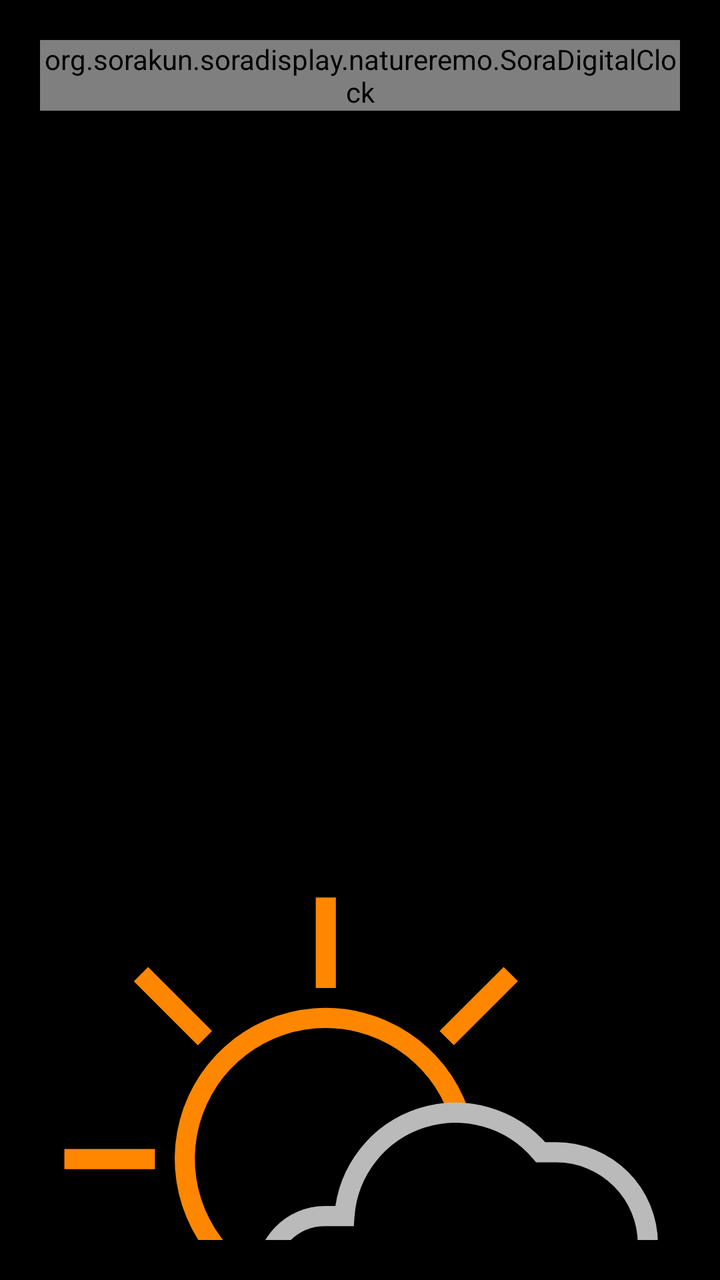
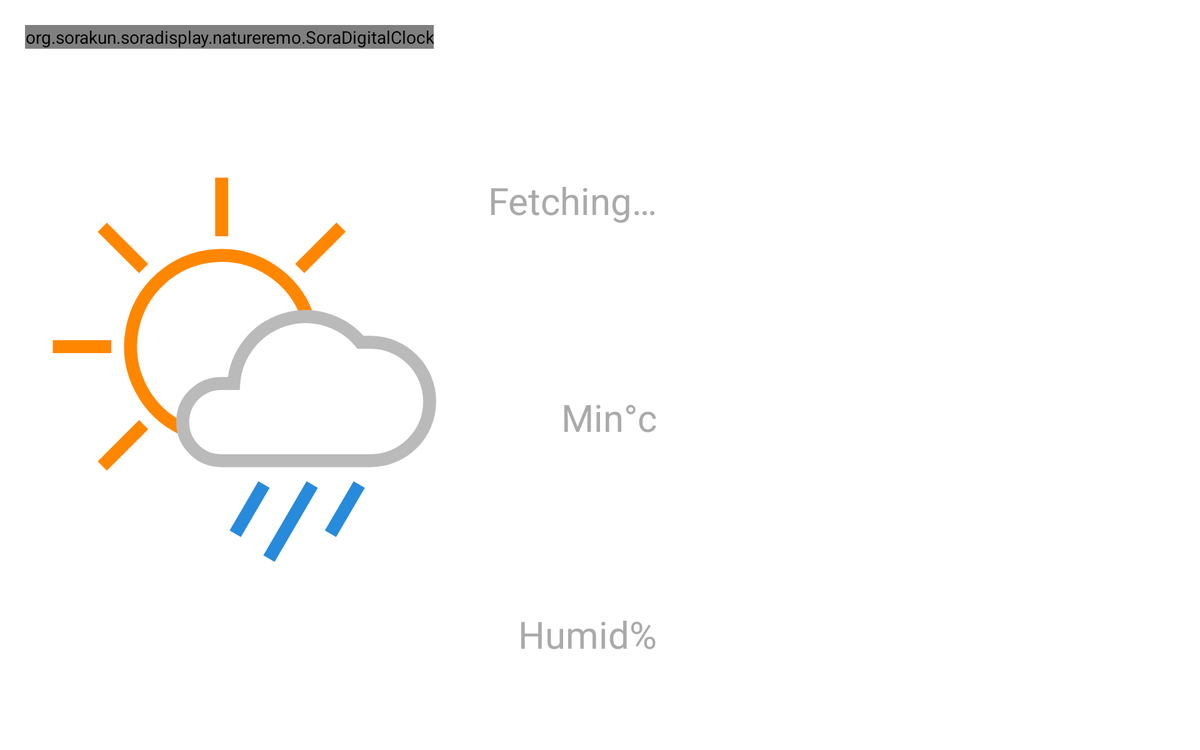

An Android layout and its configuration variant, each rendered on a device that would load it. The default file and the variant file are quoted in full after the pictures.
<!-- AndroidManifest.xml: application theme Theme.SoraDisplay -->
<!-- res/layout/fragment_today_weather.xml -->
<?xml version="1.0" encoding="utf-8"?>
<LinearLayout xmlns:android="http://schemas.android.com/apk/res/android"
    xmlns:tools="http://schemas.android.com/tools"
    android:id="@+id/fullscreenContent"
    android:layout_width="match_parent"
    android:layout_height="match_parent"
    android:background="@color/black"
    android:orientation="vertical"
    android:padding="20sp"
    android:theme="@style/ThemeOverlay.SoraDisplay.FullscreenContainer"
    tools:context=".weather.TodayWeatherFragment">

    

    <TableRow
        android:layout_width="match_parent"
        android:layout_height="wrap_content">

        <org.sorakun.soradisplay.natureremo.SoraDigitalClock
            android:id="@+id/soraDigitalClock"
            android:layout_width="wrap_content"
            android:layout_height="wrap_content"
            android:textColor="@color/white"
            android:textSize="40sp" />

        <TextView
            android:id="@+id/dayLocation"
            android:layout_width="wrap_content"
            android:layout_height="wrap_content"
            android:text="@string/weather_label_fetching"
            android:textColor="@color/white"
            android:textSize="40sp" />

    </TableRow>

    <LinearLayout
        android:layout_width="match_parent"
        android:layout_height="wrap_content"
        android:orientation="vertical">

        <ImageView
            android:id="@+id/currentIcon"
            android:layout_width="300sp"
            android:layout_height="300sp"
            android:layout_gravity="center"
            android:adjustViewBounds="true"
            android:contentDescription="@string/weather_icon_description"
            android:minWidth="60dp"
            android:scaleType="fitXY"
            android:src="@drawable/weather14" />

        <TextView
            android:id="@+id/condition"
            android:layout_width="match_parent"
            android:layout_height="wrap_content"
            android:text="22"
            android:textColor="@color/white"
            android:textSize="40sp" />

        <TextView
            android:id="@+id/temperature"
            android:layout_width="match_parent"
            android:layout_height="wrap_content"
            android:text="22"
            android:textColor="@color/white"
            android:textSize="120sp" />

        <TableLayout
            android:layout_width="wrap_content"
            android:layout_height="match_parent"
            android:layout_gravity="end"
            android:orientation="vertical"
            android:padding="20sp">

            <TableRow
                android:layout_width="match_parent"
                android:layout_height="match_parent">

                <TextView
                    android:id="@+id/label1"
                    android:layout_width="match_parent"
                    android:layout_height="wrap_content"
                    android:layout_gravity="fill_vertical|end"
                    android:padding="20sp"
                    android:text="@string/weather_label_fetching"
                    android:textColor="@android:color/darker_gray"
                    android:textSize="11sp" />

                <TextView
                    android:id="@+id/value1"
                    android:layout_width="match_parent"
                    android:layout_height="wrap_content"
                    android:padding="20sp"
                    android:text="TextView"
                    android:textColor="@color/white"
                    android:textSize="20sp" />
            </TableRow>

            <TableRow
                android:layout_width="match_parent"
                android:layout_height="match_parent">

                <TextView
                    android:id="@+id/label2"
                    android:layout_width="match_parent"
                    android:layout_height="wrap_content"
                    android:layout_gravity="fill_vertical|end"
                    android:padding="20sp"
                    android:text="@string/weather_min_temp_label"
                    android:textColor="@android:color/darker_gray"
                    android:textSize="11sp" />

                <TextView
                    android:id="@+id/value2"
                    android:layout_width="match_parent"
                    android:layout_height="wrap_content"
                    android:padding="20sp"
                    android:text="TextView"
                    android:textColor="@color/white"
                    android:textSize="20sp" />
            </TableRow>

            <TableRow
                android:layout_width="match_parent"
                android:layout_height="match_parent">

                <TextView
                    android:id="@+id/label3"
                    android:layout_width="match_parent"
                    android:layout_height="wrap_content"
                    android:layout_gravity="fill_vertical|end"
                    android:padding="20sp"
                    android:text="@string/weather_humidity_label"
                    android:textColor="@android:color/darker_gray"
                    android:textSize="11sp" />

                <TextView
                    android:id="@+id/value3"
                    android:layout_width="match_parent"
                    android:layout_height="wrap_content"
                    android:padding="20sp"
                    android:text="TextView"
                    android:textColor="@color/white"
                    android:textSize="20sp" />
            </TableRow>

        </TableLayout>

    </LinearLayout>

    

</LinearLayout>
<!-- resources referenced by this layout -->
<resources>
  <!-- drawable weather14: vector/xml drawable (drawable, 2687 chars, omitted) -->
  <string name="weather_humidity_label">Humid%</string>
  <string name="weather_icon_description">Weather Icon</string>
  <string name="weather_label_fetching">Fetching…</string>
  <string name="weather_min_temp_label">Min°c</string>
  <style name="ThemeOverlay.SoraDisplay.FullscreenContainer" parent="">
          <item name="fullscreenBackgroundColor">@color/light_blue_600</item>
          <item name="fullscreenTextColor">@color/light_blue_A200</item>
      </style>
  <style name="Theme.SoraDisplay" parent="Theme.MaterialComponents.DayNight.DarkActionBar">
          
          <item name="colorPrimary">@color/purple_500</item>
          <item name="colorPrimaryVariant">@color/purple_700</item>
          <item name="colorOnPrimary">@color/white</item>
          
          <item name="colorSecondary">@color/teal_200</item>
          <item name="colorSecondaryVariant">@color/teal_700</item>
          <item name="colorOnSecondary">@color/black</item>
          
          <item name="android:statusBarColor" tools:targetApi="21">?attr/colorPrimaryVariant</item>
          
          <item name="android:background">@color/black_overlay</item>
      </style>
</resources>
<!-- res/layout-sw600dp-land/fragment_today_weather.xml (the repository's variant of the layout above) -->
<!-- drawn on a 7-inch tablet turned sideways -->
<?xml version="1.0" encoding="utf-8"?>
<LinearLayout xmlns:android="http://schemas.android.com/apk/res/android"
    xmlns:tools="http://schemas.android.com/tools"
    android:id="@+id/fullscreenContent"
    android:layout_width="match_parent"
    android:layout_height="match_parent"
    android:orientation="vertical"
    android:padding="20sp"
    android:theme="@style/ThemeOverlay.SoraDisplay.FullscreenContainer"
    tools:context=".weather.TodayWeatherFragment">

    

    <TableRow
        android:layout_width="match_parent"
        android:layout_height="wrap_content">

        <org.sorakun.soradisplay.natureremo.SoraDigitalClock
            android:id="@+id/soraDigitalClock"
            android:layout_width="wrap_content"
            android:layout_height="wrap_content"
            android:minEms="6"
            android:textColor="@color/white"
            android:textSize="60sp" />

        <TextView
            android:id="@+id/dayLocation"
            android:layout_width="wrap_content"
            android:layout_height="wrap_content"
            android:text="@string/weather_label_fetching"
            android:textColor="@color/white"
            android:textSize="60sp" />

    </TableRow>

    <LinearLayout
        android:layout_width="match_parent"
        android:layout_height="wrap_content"
        android:orientation="horizontal"
        android:paddingTop="20sp"
        android:paddingBottom="20sp">

        <LinearLayout
            android:layout_width="wrap_content"
            android:layout_height="wrap_content"
            android:orientation="vertical"
            android:padding="20sp">

            <TableRow
                android:layout_width="match_parent"
                android:layout_height="wrap_content">

                <ImageView
                    android:id="@+id/currentIcon"
                    android:layout_width="310sp"
                    android:layout_height="310sp"
                    android:layout_gravity="center"
                    android:adjustViewBounds="true"
                    android:contentDescription="@string/weather_icon_description"
                    android:minWidth="60dp"
                    android:scaleType="fitXY"
                    android:src="@drawable/weather14" />

                <TextView
                    android:id="@+id/temperature"
                    android:layout_width="match_parent"
                    android:layout_height="wrap_content"
                    android:gravity="center"
                    android:textColor="@color/white"
                    android:textSize="200sp" />
            </TableRow>

            <TextView
                android:id="@+id/condition"
                android:layout_width="match_parent"
                android:layout_height="wrap_content"
                android:lines="2"
                android:padding="20sp"
                android:textColor="@color/white"
                android:textSize="60sp" />

        </LinearLayout>

        <TableLayout
            android:layout_width="wrap_content"
            android:layout_height="wrap_content">

            <TableRow
                android:layout_width="wrap_content"
                android:layout_height="match_parent"
                android:layout_gravity="end">

                <TextView
                    android:id="@+id/label1"
                    android:layout_width="match_parent"
                    android:layout_height="wrap_content"
                    android:layout_gravity="fill_vertical"
                    android:gravity="end"
                    android:padding="20sp"
                    android:text="@string/weather_label_fetching"
                    android:textColor="@android:color/darker_gray"
                    android:textSize="30sp" />

                <TextView
                    android:id="@+id/value1"
                    android:layout_width="wrap_content"
                    android:layout_height="wrap_content"
                    android:layout_gravity="end"
                    android:gravity="start"
                    android:padding="20sp"
                    android:textColor="@color/white"
                    android:textSize="100sp" />
            </TableRow>

            <TableRow
                android:layout_width="wrap_content"
                android:layout_height="match_parent"
                android:layout_gravity="end">

                <TextView
                    android:id="@+id/label2"
                    android:layout_width="match_parent"
                    android:layout_height="wrap_content"
                    android:layout_gravity="fill_vertical"
                    android:gravity="end"
                    android:padding="20sp"
                    android:text="@string/weather_min_temp_label"
                    android:textColor="@android:color/darker_gray"
                    android:textSize="30sp" />

                <TextView
                    android:id="@+id/value2"
                    android:layout_width="wrap_content"
                    android:layout_height="wrap_content"
                    android:layout_gravity="end"
                    android:gravity="start"
                    android:padding="20sp"
                    android:textColor="@color/white"
                    android:textSize="100sp" />

            </TableRow>

            <TableRow
                android:layout_width="wrap_content"
                android:layout_height="match_parent"
                android:layout_gravity="end">

                <TextView
                    android:id="@+id/label3"
                    android:layout_width="match_parent"
                    android:layout_height="wrap_content"
                    android:layout_gravity="fill_vertical"
                    android:gravity="end"
                    android:padding="20sp"
                    android:text="@string/weather_humidity_label"
                    android:textColor="@android:color/darker_gray"
                    android:textSize="30sp" />

                <TextView
                    android:id="@+id/value3"
                    android:layout_width="wrap_content"
                    android:layout_height="wrap_content"
                    android:layout_gravity="end"
                    android:gravity="start"
                    android:padding="20sp"
                    android:textColor="@color/white"
                    android:textSize="100sp" />
            </TableRow>

        </TableLayout>

    </LinearLayout>

    

</LinearLayout>
